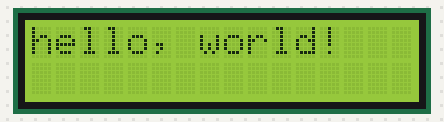
Bench run of a sketch on a simulated Arduino Uno, built with avr-gcc and run on an emulated ATmega328P. Parts: 16×2 character LCD.

Above: at 0.1 s.
At 1.1 s:
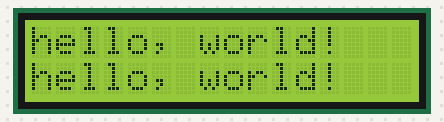
At 2.1 s:
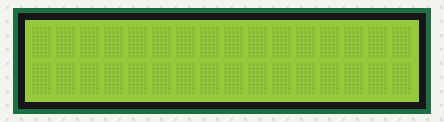

Measured:
- by itself, everything shown: repeats every 3.0 s, in 3 steps
- what the display in image 1 shows lasts 1.0 s, from 1.1 s to 2.1 s

The sketch:

LiquidCrystalTest.ino
```cpp
#include <LiquidCrystal.h>
#define RS 12
#define Enable 11
#define d4 5
#define d5 4
#define d6 3
#define d7 2
LiquidCrystal lcd(RS, Enable, d4, d5, d6, d7);
void setup() {
  // put your setup code here, to run once:
  lcd.begin(16, 2);
}
void loop() {
  // put your main code here, to run repeatedly:
  lcd.setCursor(0, 0);
  lcd.print("hello, world!");
  delay(1000);
  lcd.setCursor(0, 1);
  lcd.print("hello, world!");
  delay(1000);
  lcd.clear();
  delay(1000);
}
```
